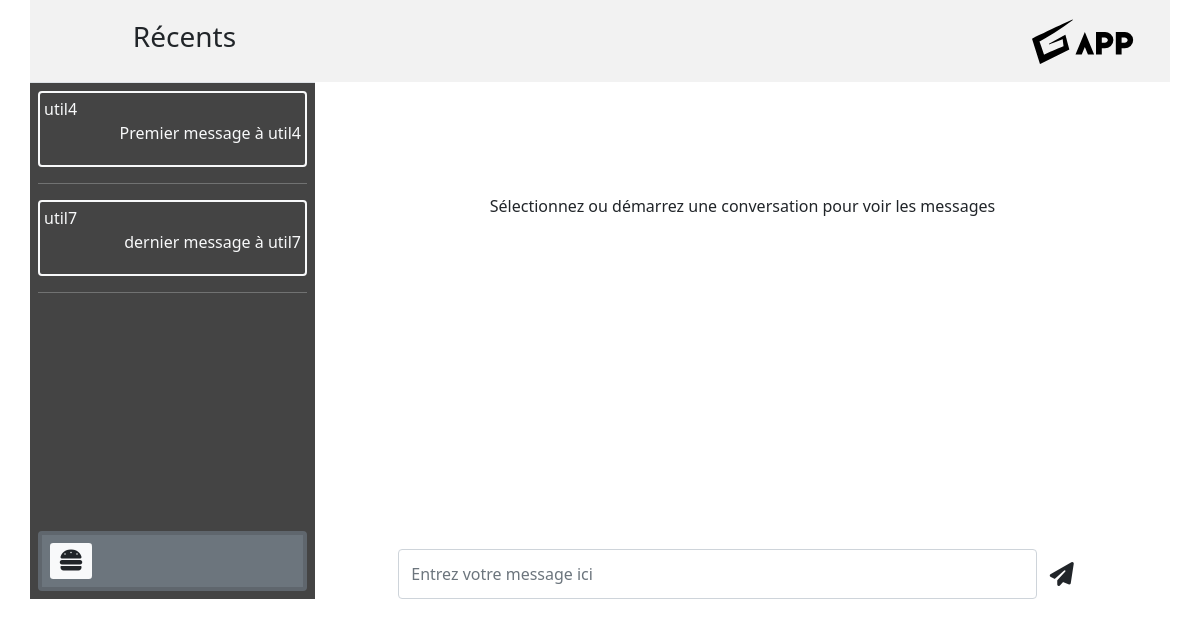
/index.php (signed in), run on an earlier commit of the app's database.
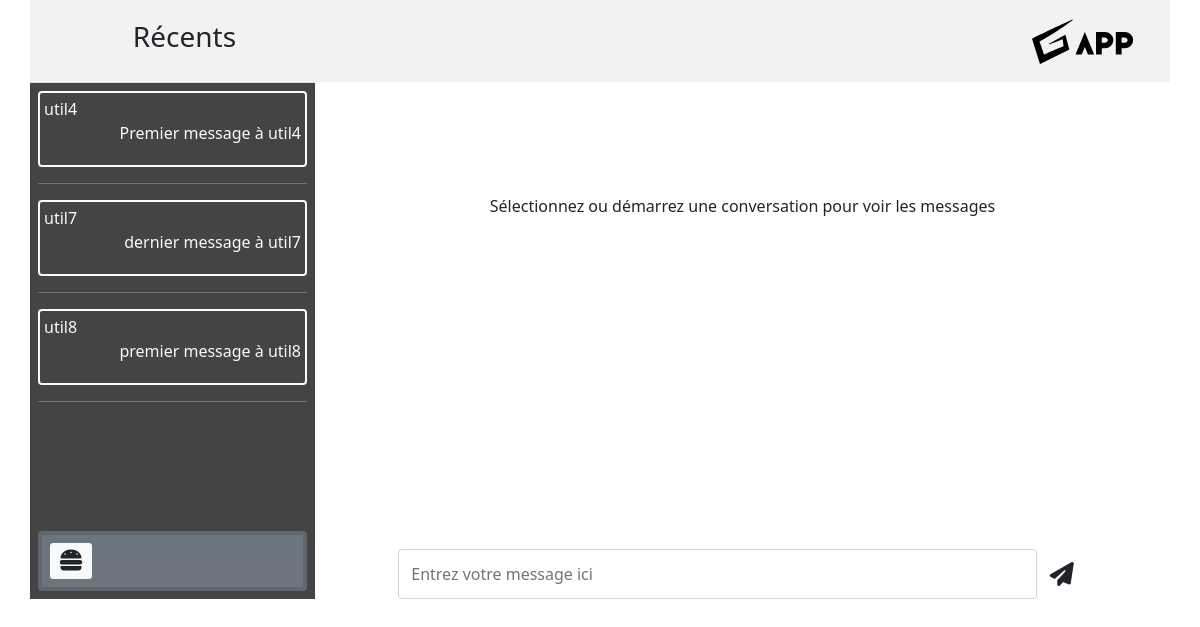
And on a later commit of the database.
### tables this page shows
CREATE TABLE `contact_lists` (
  `id_contact_list` int(11) NOT NULL,
  `id_user1` int(11) DEFAULT NULL,
  `id_user2` int(11) DEFAULT NULL
);

CREATE TABLE `utilisateurs` (
  `id_user` int(11) NOT NULL,
  `email` varchar(50) NOT NULL,
  `mdp` varchar(120) NOT NULL,
  `pseudo` varchar(50) NOT NULL,
  `photo` varchar(150) DEFAULT NULL,
  `nom_complet` varchar(150) NOT NULL
);

CREATE TABLE `messages` (
  `id_message` int(11) NOT NULL,
  `destinataire` int(11) DEFAULT NULL,
  `emetteur` int(11) DEFAULT NULL,
  `contenu` varchar(500) NOT NULL,
  `time_stamp` timestamp(6) NOT NULL DEFAULT current_timestamp(6),
  `id_conversation` int(11) NOT NULL
);

### index.php (the view, shortened to what this page needs)
<?php
    include_once "connect.php";
    include_once "header_html.php";
    $utilisateur=$_SESSION['util_connect'];
    $sql_ami="SELECT contact_lists.id_user1, contact_lists.id_user2, if(contact_lists.id_user1=$utilisateur, contact_lists.id_user2, contact_lists.id_user1) AS 'amis_$utilisateur', utilisateurs.pseudo, utilisateurs.id_user AS 'id_ami' FROM `contact_lists`, utilisateurs WHERE contact_lists.id_user1=$utilisateur OR contact_lists.id_user2=$utilisateur HAVING utilisateurs.id_user=amis_$utilisateur ORDER BY utilisateurs.pseudo;";
?>
<body>
        <div class="container">
            <div class="row header p-3 d-flex align-items-center text-dark" style="background-color: #F2F2F2;">
                <div class="col-3 d-flex justify-content-center">
                    <h3>Récents</h3>
                </div>
                <div class="col-2 d-flex justify-content-end">
                    <img src="./Logo.svg" alt="Logo" class="img-fluid fs-6" style="height: 50px; color: white;">
                </div>
            </div>
            <div class="row">
                <div class="col-3 text-light border-top p-2 lef-menu d-flex flex-column h-100" id="contact-list" style="background-color: #444444;">
                    <div class="row d-flex flex-column align-content-between">
                        <div class="col-12 amis overflow-auto">
                            <?php
                                $requete=$connexion->prepare($sql_ami);
                                $requete->execute();
                                while ($ami= $requete->fetch()) {
                                    $ami_pseudo=$ami['pseudo'];
                                    $ami_id=$ami['id_ami'];
                                    $sql_conv2= "SELECT * FROM conversations WHERE (utilisateur_1=$utilisateur OR utilisateur_2=$utilisateur) AND (utilisateur_1=$ami_id OR utilisateur_2=$ami_id)";
                                    $requete_conv2=$connexion->prepare($sql_conv2);
                                    $requete_conv2->execute();
                                    $conv_result2=$requete_conv2->fetch();
                                    if(!$conv_result2) {
                                        $id_conv2="";
                                        $last_message="Pas encore de message";
                                    }
                                    else {
                                        $id_conv2=$conv_result2['id_conversation'];
                                        $sql_last_message= "SELECT contenu FROM messages WHERE id_conversation=$id_conv2 ORDER BY time_stamp DESC LIMIT 1";
                                        $requete_last_message=$connexion->prepare($sql_last_message);
                                        $requete_last_message->execute();
                                        $last_message_result=$requete_last_message->fetch();
                                        $last_message=$last_message_result['contenu'];
                                    };
                                ?>
                                <div class="d-grid">
                                    <a class="btn border-2 btn-outline-dark text-light border-light m-0 text-start p-1" href="index.php?ami=<?=$ami_id?>"><?=$ami_pseudo?>
                                        <p class="text-end p-0"><?=$last_message?></p>
                                    </a>
                                </div>
                                <HR>
                            <?php
                            };
                            ?>
                        </div>
                    </div>
                    <div class="col-12 align-self-end">
                        <div class="accordion" id="mini-menu">
                            <div class="accordion-item bg-secondary border-4">
                                <h2 class="accordion-header" id="headingOne">
                                <button class="btn btn-sm ms-1 bg-light collapsed text-dark m-2 ms-2" type="button" data-bs-toggle="collapse" data-bs-target="#collapseOne" aria-expanded="false" aria-controls="collapseOne">
                                    <i class="fa-solid fa-burger fs-4"></i>
                                </button>
                                </h2>
                            </div>
                        </div>
                    </div>
                </div>
                <div class="col-9 d-flex m-0 p-0" id="main">
                    <div class="row p-0 m-0 w-100">
                        <div class="col-10 px-1 pt-3 d-flex offset-1 flex-column overflow-auto messages">
                            <?php
                                if(isset($_GET['ami'])) {
                                    $ami_id=$_GET['ami'];
                                    if(empty($id_conv)) {
                                        ?>
                                        <div class="text-center mt-5 pt-5">Vous n'avez pas encore démarré de conversation avec cet utilisateur</div>
                                        <?php
                                    }
                                    else {
                                        $sql_conv= "SELECT * FROM `messages` WHERE id_conversation=$id_conv ORDER BY time_stamp";
                                        $requete_conv=$connexion->prepare($sql_conv);
                                        $requete_conv->execute();
                                            while ($conv=$requete_conv->fetch()) {
                                                $emetteur=$conv['emetteur'];
                                                $destinataire=$conv['destinataire'];
                                                $contenu=$conv['contenu'];
                                                $datetime=$conv['time_stamp'];
                                                $class=($emetteur==$utilisateur) ? "align-self-end text-end" : "align-self-start";
                                                $contentClass=($emetteur==$utilisateur) ? "bg-success pe-4" : "bg-light ps-3";
                                            ?>
                                                <div class="<?=$class?> mx-2 my-1 d-flex flex-column justify-content-center">
                                                    <p class="<?=$contentClass?> p-2 border border-secondary rounded-pill mb-0 text-wrap"><?=$contenu?></p>
                                                    <p class="px-2 fst-italic" id="date"><?=$datetime?></p>
                                                </div>
                                                <?php
                                                }
                                    }
                                        }
                                else {
                                    ?>
                                    <div class="text-center mt-5 pt-5">Sélectionnez ou démarrez une conversation pour voir les messages</div>
                                    <?php
                                }
                            ?>
                        </div>
                        <div class="col-10 offset-1 align-self-end">
                            <form action="index.php" method="POST" class="d-flex">
                                <input type="text" class="form-control" name="messageToSend" id="inputMessage" placeholder="Entrez votre message ici">
                                <button type="submit" name="SendMessage" class="btn fs-4"><i class="fa-solid fa-paper-plane"></i></button>
                            </form>
                        </div>
                    </div>
                </div>
            </div>
        </div>
</body>
</html>

### header_html.php (shortened to what this page needs)
<!DOCTYPE html>
<html lang="fr">
<head>
    <link rel="stylesheet" href="./bootstrap.css">
</head>

### header_html.php (style rules this page uses)
.amis { min-height: 55vh; max-width: 70vh; }
.messages { max-height: 55vh; }
.header { background-color: lightgray; }

What changed in the data, as far as the page shows it:
added contact_lists: id_user2.pseudo "util8", messages.contenu "premier message à util8"
